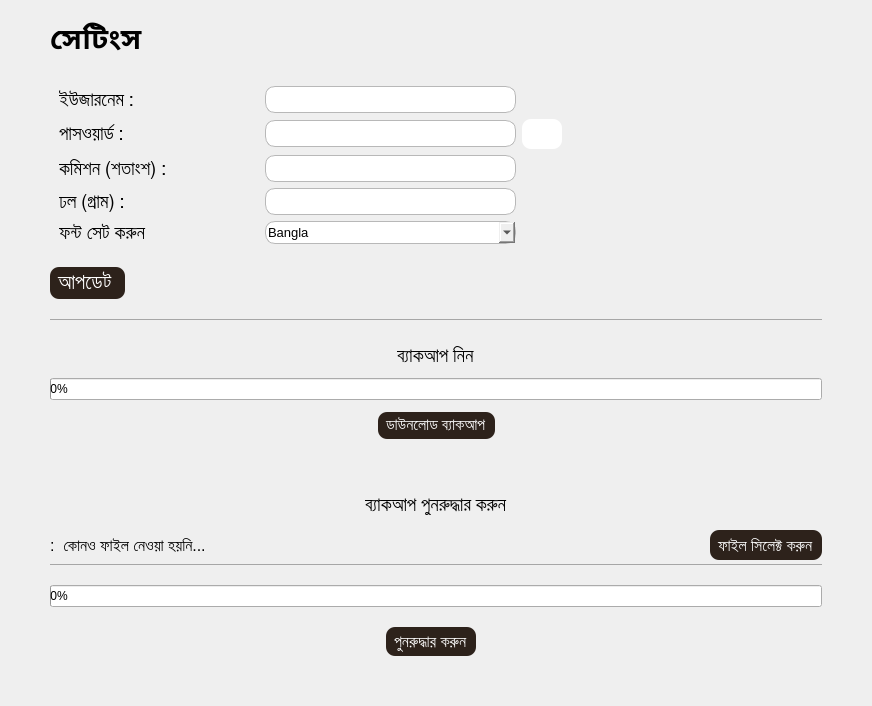
<?xml version="1.0" encoding="UTF-8"?>
<ui version="4.0">
 <class>settingsPage</class>
 <widget class="QWidget" name="settingsPage">
  <property name="geometry">
   <rect>
    <x>0</x>
    <y>0</y>
    <width>872</width>
    <height>706</height>
   </rect>
  </property>
  <property name="windowTitle">
   <string>Form</string>
  </property>
  <property name="styleSheet">
   <string notr="true">*{
  text-align: left;
}
QLineEdit, QDateEdit, QComboBox{
border-radius:10px;
border:1px solid #B8B8B8;
padding:2px;
}
QPushButton{
background-color:#2D221B;
color:white;
padding:5px 8px;
border-radius:9px;
}
</string>
  </property>
  <layout class="QVBoxLayout" name="verticalLayout_4">
   <property name="leftMargin">
    <number>50</number>
   </property>
   <property name="rightMargin">
    <number>50</number>
   </property>
   <property name="bottomMargin">
    <number>50</number>
   </property>
   <item>
    <widget class="QWidget" name="widget" native="true">
     <property name="maximumSize">
      <size>
       <width>16777215</width>
       <height>60</height>
      </size>
     </property>
     <layout class="QHBoxLayout" name="horizontalLayout_6">
      <property name="spacing">
       <number>0</number>
      </property>
      <property name="leftMargin">
       <number>0</number>
      </property>
      <property name="topMargin">
       <number>0</number>
      </property>
      <property name="rightMargin">
       <number>0</number>
      </property>
      <property name="bottomMargin">
       <number>0</number>
      </property>
      <item>
       <widget class="QLabel" name="label">
        <property name="maximumSize">
         <size>
          <width>16777215</width>
          <height>16777215</height>
         </size>
        </property>
        <property name="font">
         <font>
          <family>SutonnyMJ</family>
          <pointsize>22</pointsize>
          <weight>75</weight>
          <bold>true</bold>
         </font>
        </property>
        <property name="text">
         <string>সেটিংস </string>
        </property>
       </widget>
      </item>
      <item>
       <spacer name="horizontalSpacer_6">
        <property name="orientation">
         <enum>Qt::Horizontal</enum>
        </property>
        <property name="sizeHint" stdset="0">
         <size>
          <width>568</width>
          <height>20</height>
         </size>
        </property>
       </spacer>
      </item>
     </layout>
    </widget>
   </item>
   <item>
    <widget class="QWidget" name="widget_2" native="true">
     <layout class="QGridLayout" name="gridLayout">
      <item row="0" column="0">
       <widget class="QLabel" name="label_2">
        <property name="minimumSize">
         <size>
          <width>200</width>
          <height>0</height>
         </size>
        </property>
        <property name="font">
         <font>
          <family>SutonnyMJ</family>
          <pointsize>14</pointsize>
         </font>
        </property>
        <property name="text">
         <string>ইউজারনেম :</string>
        </property>
       </widget>
      </item>
      <item row="0" column="1">
       <widget class="QLineEdit" name="username">
        <property name="minimumSize">
         <size>
          <width>250</width>
          <height>0</height>
         </size>
        </property>
        <property name="font">
         <font>
          <family>Arial</family>
          <pointsize>12</pointsize>
         </font>
        </property>
       </widget>
      </item>
      <item row="1" column="0">
       <widget class="QLabel" name="label_5">
        <property name="minimumSize">
         <size>
          <width>200</width>
          <height>0</height>
         </size>
        </property>
        <property name="font">
         <font>
          <family>SutonnyMJ</family>
          <pointsize>14</pointsize>
         </font>
        </property>
        <property name="text">
         <string>পাসওয়ার্ড :</string>
        </property>
       </widget>
      </item>
      <item row="1" column="1">
       <widget class="QLineEdit" name="password">
        <property name="minimumSize">
         <size>
          <width>250</width>
          <height>0</height>
         </size>
        </property>
        <property name="font">
         <font>
          <pointsize>12</pointsize>
         </font>
        </property>
       </widget>
      </item>
      <item row="1" column="2">
       <widget class="QPushButton" name="viewPassword">
        <property name="enabled">
         <bool>true</bool>
        </property>
        <property name="sizePolicy">
         <sizepolicy hsizetype="Minimum" vsizetype="Minimum">
          <horstretch>0</horstretch>
          <verstretch>0</verstretch>
         </sizepolicy>
        </property>
        <property name="minimumSize">
         <size>
          <width>35</width>
          <height>30</height>
         </size>
        </property>
        <property name="maximumSize">
         <size>
          <width>40</width>
          <height>35</height>
         </size>
        </property>
        <property name="cursor">
         <cursorShape>PointingHandCursor</cursorShape>
        </property>
        <property name="styleSheet">
         <string notr="true">background-color: rgb(255, 255, 255);</string>
        </property>
        <property name="text">
         <string/>
        </property>
        <property name="icon">
         <iconset resource="../resource.qrc">
          <normaloff>:/icons/images/view.png</normaloff>:/icons/images/view.png</iconset>
        </property>
        <property name="iconSize">
         <size>
          <width>25</width>
          <height>25</height>
         </size>
        </property>
        <property name="checkable">
         <bool>true</bool>
        </property>
        <property name="autoExclusive">
         <bool>true</bool>
        </property>
       </widget>
      </item>
      <item row="2" column="0">
       <widget class="QLabel" name="label_3">
        <property name="minimumSize">
         <size>
          <width>200</width>
          <height>0</height>
         </size>
        </property>
        <property name="font">
         <font>
          <family>SutonnyMJ</family>
          <pointsize>14</pointsize>
         </font>
        </property>
        <property name="text">
         <string>কমিশন (শতাংশ) :</string>
        </property>
       </widget>
      </item>
      <item row="2" column="1">
       <widget class="QLineEdit" name="commission">
        <property name="minimumSize">
         <size>
          <width>250</width>
          <height>0</height>
         </size>
        </property>
        <property name="font">
         <font>
          <family>Arial</family>
          <pointsize>12</pointsize>
         </font>
        </property>
       </widget>
      </item>
      <item row="2" column="3">
       <spacer name="horizontalSpacer_7">
        <property name="orientation">
         <enum>Qt::Horizontal</enum>
        </property>
        <property name="sizeHint" stdset="0">
         <size>
          <width>188</width>
          <height>20</height>
         </size>
        </property>
       </spacer>
      </item>
      <item row="3" column="0">
       <widget class="QLabel" name="label_4">
        <property name="minimumSize">
         <size>
          <width>200</width>
          <height>0</height>
         </size>
        </property>
        <property name="font">
         <font>
          <family>SutonnyMJ</family>
          <pointsize>14</pointsize>
         </font>
        </property>
        <property name="text">
         <string>ঢল (গ্রাম) :</string>
        </property>
       </widget>
      </item>
      <item row="3" column="1">
       <widget class="QLineEdit" name="dhol">
        <property name="minimumSize">
         <size>
          <width>250</width>
          <height>0</height>
         </size>
        </property>
        <property name="font">
         <font>
          <family>Arial</family>
          <pointsize>12</pointsize>
         </font>
        </property>
       </widget>
      </item>
      <item row="4" column="0">
       <widget class="QLabel" name="label_6">
        <property name="font">
         <font>
          <pointsize>14</pointsize>
         </font>
        </property>
        <property name="text">
         <string>ফন্ট সেট করুন</string>
        </property>
       </widget>
      </item>
      <item row="4" column="1">
       <widget class="QComboBox" name="fontSelect">
        <property name="minimumSize">
         <size>
          <width>250</width>
          <height>0</height>
         </size>
        </property>
        <property name="font">
         <font>
          <pointsize>10</pointsize>
         </font>
        </property>
        <item>
         <property name="text">
          <string>Bangla</string>
         </property>
        </item>
        <item>
         <property name="text">
          <string>English</string>
         </property>
        </item>
       </widget>
      </item>
     </layout>
    </widget>
   </item>
   <item>
    <widget class="QWidget" name="widget_3" native="true">
     <property name="maximumSize">
      <size>
       <width>16777215</width>
       <height>50</height>
      </size>
     </property>
     <layout class="QHBoxLayout" name="horizontalLayout_5">
      <property name="spacing">
       <number>0</number>
      </property>
      <property name="leftMargin">
       <number>0</number>
      </property>
      <property name="topMargin">
       <number>0</number>
      </property>
      <property name="rightMargin">
       <number>0</number>
      </property>
      <property name="bottomMargin">
       <number>10</number>
      </property>
      <item>
       <widget class="QPushButton" name="updateBtn">
        <property name="font">
         <font>
          <family>SutonnyMJ</family>
          <pointsize>16</pointsize>
         </font>
        </property>
        <property name="cursor">
         <cursorShape>PointingHandCursor</cursorShape>
        </property>
        <property name="text">
         <string>আপডেট </string>
        </property>
       </widget>
      </item>
      <item>
       <spacer name="horizontalSpacer_5">
        <property name="orientation">
         <enum>Qt::Horizontal</enum>
        </property>
        <property name="sizeHint" stdset="0">
         <size>
          <width>638</width>
          <height>20</height>
         </size>
        </property>
       </spacer>
      </item>
     </layout>
    </widget>
   </item>
   <item>
    <widget class="QWidget" name="downloadbackupwidget" native="true">
     <property name="minimumSize">
      <size>
       <width>0</width>
       <height>150</height>
      </size>
     </property>
     <property name="maximumSize">
      <size>
       <width>16777215</width>
       <height>150</height>
      </size>
     </property>
     <property name="styleSheet">
      <string notr="true">#downloadbackupwidget{border-top:1px solid #A6A6A6;}</string>
     </property>
     <layout class="QVBoxLayout" name="verticalLayout_3">
      <property name="spacing">
       <number>6</number>
      </property>
      <property name="leftMargin">
       <number>0</number>
      </property>
      <property name="topMargin">
       <number>20</number>
      </property>
      <property name="rightMargin">
       <number>0</number>
      </property>
      <property name="bottomMargin">
       <number>30</number>
      </property>
      <item>
       <layout class="QHBoxLayout" name="horizontalLayout_8">
        <property name="spacing">
         <number>0</number>
        </property>
        <property name="bottomMargin">
         <number>0</number>
        </property>
        <item>
         <spacer name="horizontalSpacer_11">
          <property name="orientation">
           <enum>Qt::Horizontal</enum>
          </property>
          <property name="sizeHint" stdset="0">
           <size>
            <width>178</width>
            <height>20</height>
           </size>
          </property>
         </spacer>
        </item>
        <item>
         <widget class="QLabel" name="label_7">
          <property name="maximumSize">
           <size>
            <width>16777215</width>
            <height>16777215</height>
           </size>
          </property>
          <property name="font">
           <font>
            <family>SutonnyMJ</family>
            <pointsize>14</pointsize>
           </font>
          </property>
          <property name="text">
           <string>ব্যাকআপ নিন</string>
          </property>
         </widget>
        </item>
        <item>
         <spacer name="horizontalSpacer_10">
          <property name="orientation">
           <enum>Qt::Horizontal</enum>
          </property>
          <property name="sizeHint" stdset="0">
           <size>
            <width>248</width>
            <height>20</height>
           </size>
          </property>
         </spacer>
        </item>
       </layout>
      </item>
      <item>
       <widget class="QProgressBar" name="downloadProgress">
        <property name="styleSheet">
         <string notr="true"/>
        </property>
        <property name="value">
         <number>0</number>
        </property>
        <property name="textVisible">
         <bool>true</bool>
        </property>
        <property name="format">
         <string>%p%</string>
        </property>
       </widget>
      </item>
      <item>
       <layout class="QHBoxLayout" name="horizontalLayout">
        <property name="spacing">
         <number>0</number>
        </property>
        <property name="topMargin">
         <number>6</number>
        </property>
        <item>
         <spacer name="horizontalSpacer_8">
          <property name="orientation">
           <enum>Qt::Horizontal</enum>
          </property>
          <property name="sizeHint" stdset="0">
           <size>
            <width>178</width>
            <height>20</height>
           </size>
          </property>
         </spacer>
        </item>
        <item>
         <widget class="QPushButton" name="downloadBtn">
          <property name="maximumSize">
           <size>
            <width>16777215</width>
            <height>30</height>
           </size>
          </property>
          <property name="font">
           <font>
            <family>SutonnyMJ</family>
            <pointsize>12</pointsize>
           </font>
          </property>
          <property name="cursor">
           <cursorShape>PointingHandCursor</cursorShape>
          </property>
          <property name="text">
           <string>ডাউনলোড ব্যাকআপ</string>
          </property>
         </widget>
        </item>
        <item>
         <spacer name="horizontalSpacer_9">
          <property name="orientation">
           <enum>Qt::Horizontal</enum>
          </property>
          <property name="sizeHint" stdset="0">
           <size>
            <width>318</width>
            <height>20</height>
           </size>
          </property>
         </spacer>
        </item>
       </layout>
      </item>
     </layout>
    </widget>
   </item>
   <item alignment="Qt::AlignBottom">
    <widget class="QWidget" name="restoreBackupWidget" native="true">
     <property name="styleSheet">
      <string notr="true"/>
     </property>
     <layout class="QVBoxLayout" name="verticalLayout_2">
      <property name="spacing">
       <number>0</number>
      </property>
      <property name="leftMargin">
       <number>0</number>
      </property>
      <property name="topMargin">
       <number>20</number>
      </property>
      <property name="rightMargin">
       <number>0</number>
      </property>
      <property name="bottomMargin">
       <number>0</number>
      </property>
      <item>
       <layout class="QHBoxLayout" name="backupRestore">
        <property name="spacing">
         <number>0</number>
        </property>
        <property name="bottomMargin">
         <number>10</number>
        </property>
        <item>
         <spacer name="horizontalSpacer_3">
          <property name="orientation">
           <enum>Qt::Horizontal</enum>
          </property>
          <property name="sizeHint" stdset="0">
           <size>
            <width>298</width>
            <height>20</height>
           </size>
          </property>
         </spacer>
        </item>
        <item>
         <widget class="QLabel" name="backuplabel">
          <property name="maximumSize">
           <size>
            <width>16777215</width>
            <height>30</height>
           </size>
          </property>
          <property name="font">
           <font>
            <family>SutonnyMJ</family>
            <pointsize>14</pointsize>
           </font>
          </property>
          <property name="text">
           <string>ব্যাকআপ পুনরুদ্ধার করুন</string>
          </property>
         </widget>
        </item>
        <item>
         <spacer name="horizontalSpacer_4">
          <property name="orientation">
           <enum>Qt::Horizontal</enum>
          </property>
          <property name="sizeHint" stdset="0">
           <size>
            <width>308</width>
            <height>20</height>
           </size>
          </property>
         </spacer>
        </item>
       </layout>
      </item>
      <item>
       <widget class="QWidget" name="fileChosen" native="true">
        <property name="maximumSize">
         <size>
          <width>16777215</width>
          <height>100</height>
         </size>
        </property>
        <property name="styleSheet">
         <string notr="true">#fileChosen{border-bottom:1px solid #A6A6A6;
margin-bottom:20px
}</string>
        </property>
        <layout class="QVBoxLayout" name="verticalLayout">
         <property name="spacing">
          <number>0</number>
         </property>
         <property name="leftMargin">
          <number>0</number>
         </property>
         <property name="topMargin">
          <number>0</number>
         </property>
         <property name="rightMargin">
          <number>0</number>
         </property>
         <property name="bottomMargin">
          <number>20</number>
         </property>
         <item>
          <layout class="QHBoxLayout" name="horizontalLayout_3">
           <property name="spacing">
            <number>0</number>
           </property>
           <property name="topMargin">
            <number>5</number>
           </property>
           <property name="bottomMargin">
            <number>5</number>
           </property>
           <item>
            <widget class="QLabel" name="fileChosenLabel">
             <property name="maximumSize">
              <size>
               <width>16777215</width>
               <height>30</height>
              </size>
             </property>
             <property name="font">
              <font>
               <family>Arial</family>
               <pointsize>12</pointsize>
              </font>
             </property>
             <property name="text">
              <string>:  কোনও ফাইল নেওয়া হয়নি...</string>
             </property>
            </widget>
           </item>
           <item>
            <widget class="QPushButton" name="selectFileBtn">
             <property name="sizePolicy">
              <sizepolicy hsizetype="Fixed" vsizetype="Maximum">
               <horstretch>0</horstretch>
               <verstretch>0</verstretch>
              </sizepolicy>
             </property>
             <property name="minimumSize">
              <size>
               <width>0</width>
               <height>30</height>
              </size>
             </property>
             <property name="maximumSize">
              <size>
               <width>16777215</width>
               <height>30</height>
              </size>
             </property>
             <property name="font">
              <font>
               <family>Arial</family>
               <pointsize>12</pointsize>
              </font>
             </property>
             <property name="cursor">
              <cursorShape>PointingHandCursor</cursorShape>
             </property>
             <property name="text">
              <string>ফাইল সিলেক্ট করুন</string>
             </property>
            </widget>
           </item>
          </layout>
         </item>
        </layout>
       </widget>
      </item>
      <item>
       <widget class="QProgressBar" name="restoreprogressBar">
        <property name="value">
         <number>0</number>
        </property>
       </widget>
      </item>
      <item>
       <layout class="QHBoxLayout" name="horizontalLayout_2">
        <property name="topMargin">
         <number>20</number>
        </property>
        <item>
         <spacer name="horizontalSpacer">
          <property name="orientation">
           <enum>Qt::Horizontal</enum>
          </property>
          <property name="sizeHint" stdset="0">
           <size>
            <width>338</width>
            <height>20</height>
           </size>
          </property>
         </spacer>
        </item>
        <item>
         <widget class="QPushButton" name="restoreBtn">
          <property name="sizePolicy">
           <sizepolicy hsizetype="Fixed" vsizetype="Fixed">
            <horstretch>0</horstretch>
            <verstretch>0</verstretch>
           </sizepolicy>
          </property>
          <property name="font">
           <font>
            <family>Arial</family>
            <pointsize>12</pointsize>
           </font>
          </property>
          <property name="cursor">
           <cursorShape>PointingHandCursor</cursorShape>
          </property>
          <property name="inputMethodHints">
           <set>Qt::ImhUppercaseOnly</set>
          </property>
          <property name="text">
           <string>পুনরুদ্ধার করুন</string>
          </property>
         </widget>
        </item>
        <item>
         <spacer name="horizontalSpacer_2">
          <property name="orientation">
           <enum>Qt::Horizontal</enum>
          </property>
          <property name="sizeHint" stdset="0">
           <size>
            <width>348</width>
            <height>20</height>
           </size>
          </property>
         </spacer>
        </item>
       </layout>
      </item>
     </layout>
    </widget>
   </item>
  </layout>
 </widget>
 <resources>
  <include location="../resource.qrc"/>
 </resources>
 <connections/>
</ui>
